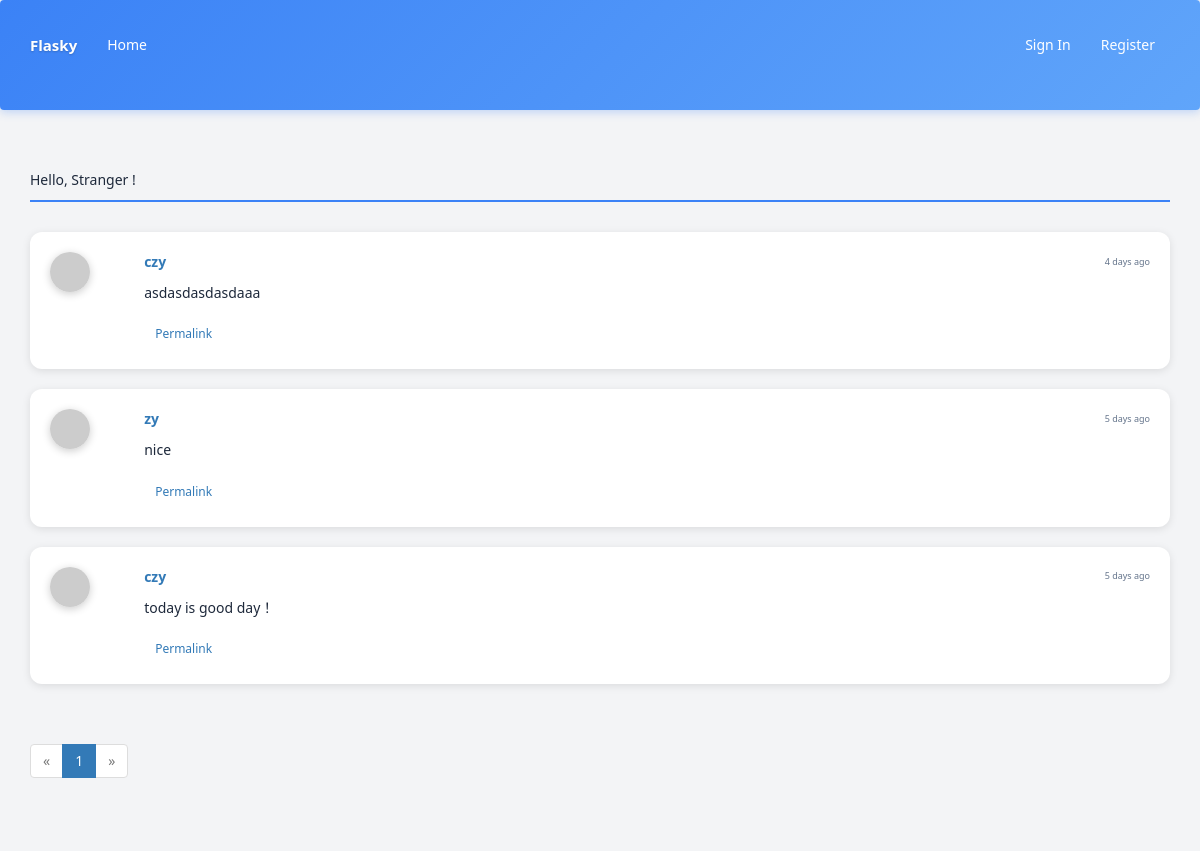
The page / on the database its author committed.
### app/models.py (models this page shows, shortened)
class Post(db.Model):
    __tablename__ = 'posts'
    id = db.Column(db.Integer, primary_key=True)
    body = db.Column(db.Text)
    timestamp = db.Column(db.DateTime, index=True, default=datetime.utcnow)
    author_id = db.Column(db.Integer, db.ForeignKey('users.id'))
    body_html = db.Column(db.Text)

class User(UserMixin, db.Model):
    __tablename__ = 'users'
    id = db.Column(db.Integer, primary_key = True)
    email = db.Column(db.String(64), unique=True, index=True)
    username = db.Column(db.String(64), unique=True, index=True)
    password_hash = db.Column(db.String(128))
    role_id = db.Column(db.Integer, db.ForeignKey('roles.id'))
    name = db.Column(db.String(64))
    location = db.Column(db.String(64))
    about_me = db.Column(db.Text())
    member_since = db.Column(db.DateTime(), default=datetime.utcnow)
    last_seen = db.Column(db.DateTime(), default=datetime.utcnow)
    avatar_hash = db.Column(db.String(32))
    posts = db.relationship('Post', backref='author', lazy='dynamic')
    followed = db.relationship('Follow', foreign_keys=[Follow.follower_id], backref=db.backref('follower', lazy='joined'), lazy='dynamic', cascade='all, delete-orphan')
    followers = db.relationship('Follow', foreign_keys=[Follow.followed_id], backref=db.backref('followed', lazy='joined'), lazy='dynamic', cascade='all, delete-orphan')
    def gravatar(self, size=100, default='identicon', rating='g'):
        if request.is_secure:
            url = 'https://secure.gravatar.com/avatar'
        else:
            url = 'http://www.gravatar.com/avatar'
        hash = self.avatar_hash or hashlib.md5(self.email.encode('utf-8')).hexdigest()
        return '{url}/{hash}?s={size}&d={default}&r={rating}'.format(url=url, hash=hash, size=size, default=default, rating=rating)
    @property
    def password(self):
        raise AttributeError('password is not a readable attribute')

### app/main/views.py (the view)
@main.route('/', methods=['GET', 'POST'])
def index():
    try:
        form = PostForm()
        if current_user.can(Permission.WRITE_ARTICLES) and form.validate_on_submit():
            post = Post(body=form.body.data, author=current_user._get_current_object())
            db.session.add(post)
            db.session.commit()
            return redirect(url_for('.index'))
        show_followed = False
        if current_user.is_authenticated:
            show_followed = bool(request.cookies.get('show_followed', ''))
        if show_followed:
            query = current_user.followed_posts
        else:
            query = Post.query
        page = request.args.get('page', 1, type=int)
        pagination = query.order_by(Post.timestamp.desc()).paginate(page=page, per_page=current_app.config['FLASKY_POSTS_PER_PAGE'], error_out=False)
        posts = pagination.items
        return render_template('index.html', form=form, posts=posts, show_followed=show_followed, pagination=pagination, current_time=datetime.utcnow())
    except Exception as e:
        import traceback
        print(f"Error in index route: {e}")
        traceback.print_exc()
        raise

### app/__init__.py (called while the page is built)
def create_app(config_name='default'):
    app = Flask(__name__)
    app.config.from_object(config[config_name])
    config[config_name].init_app(app)
    bootstrap.init_app(app)
    moment.init_app(app)
    db.init_app(app)
    login_manager.init_app(app)
    csrf.init_app(app)
    migrate.init_app(app, db)
    pagedown.init_app(app)
    from .main import main as main_blueprint
    app.register_blueprint(main_blueprint)
    from .models import Permission
    @app.context_processor
    def inject_permissions():
        return dict(Permission=Permission)
    from .auth import auth as auth_blueprint
    app.register_blueprint(auth_blueprint, url_prefix='/auth')
    from .models import AnonymousUser
    login_manager.anonymous_user = AnonymousUser
    return app

### app/auth/views.py (called while the page is built)
@auth.before_app_request
def before_request():
    if current_user.is_authenticated:
        current_user.ping()

### app/models.py (called while the page is built)
    def can(self, permissions):
        return False

    def is_administrator(self):
        return False

### app/templates/index.html (shortened to what this page needs)
{% extends "base.html" %}
{% import "bootstrap/wtf.html" as wtf %}
{% import "_macros.html" as macros %}
{% block page_content %}
<div class="page-header">
    Hello,
    {% if current_user.is_authenticated %}
        {{ current_user.username }}
    {% else %}
        Stranger
    {% endif %}!
</div>
{% include '_posts.html' %}
<div class="pagination">
    {{ macros.pagination_widget(pagination, '.index') }}
</div>
{% endblock %}

### app/templates/_posts.html (shortened to what this page needs)
<div class="posts">
    {% for post in posts %}
    <div class="post card">
        <div class="row">
            <div class="col-md-1">
                <div class="profile-thumbnail">
                    <a href="{{ url_for('.user', username=post.author.username) }}">
                        <img src="{{ post.author.gravatar(size=40) }}">
                    </a>
                </div>
            </div>
            <div class="col-md-11">
                <div class="post-header">
                    <div class="post-author">
                        <a href="{{ url_for('.user', username=post.author.username) }}">
                            {{ post.author.username }}
                        </a>
                    </div>
                    <div class="post-date">{{ moment(post.timestamp).fromNow() }}</div>
                </div>
                <div class="post-body">
                    {% if post.body_html %}
                        {{ post.body_html | safe }}
                    {% else %}
                        {{ post.body }}
                    {% endif %}
                </div>
                <div class="post-footer mt-2">
                    <a href="{{ url_for('.post', id=post.id) }}" class="btn btn-sm btn-outline-primary mr-2">
                        Permalink
                    </a>
                </div>
            </div>
        </div>
    </div>
    {% endfor %}
</div>

### app/templates/base.html (style rules this page uses)
:root { --primary-color: #3b82f6; --secondary-color: #ec4899; --accent-color: #f97316; --light-color: #f3f4f6; --dark-color: #1e293b; --card-bg: #ffffff; --border-color: #e2e8f0; }
body { font-family: 'Segoe UI', Tahoma, Geneva, Verdana, sans-serif; background-color: var(--light-color); color: var(--dark-color); }
.card { background-color: var(--card-bg); border-radius: 12px; box-shadow: 0 4px 12px rgba(0, 0, 0, 0.1); padding: 20px; margin-bottom: 20px; transition: all 0.3s ease; }
.page-header { color: var(--dark-color); margin-bottom: 30px; padding-bottom: 10px; border-bottom: 2px solid var(--primary-color); }
.post { background-color: var(--card-bg); border-radius: 12px; padding: 20px; margin-bottom: 20px; box-shadow: 0 2px 8px rgba(0, 0, 0, 0.1); transition: all 0.3s ease; }
.post-header { display: flex; justify-content: space-between; align-items: center; margin-bottom: 10px; }
.post-author { font-weight: bold; color: var(--primary-color); }
.post-date { color: #64748b; font-size: 0.9rem; }
.post-body { margin-top: 10px; line-height: 1.6; }
.post-footer { margin-top: 15px; }
.profile-thumbnail img { border-radius: 50%; box-shadow: 0 2px 8px rgba(0, 0, 0, 0.2); transition: all 0.3s ease; width: 40px; height: 40px; object-fit: cover; }
.profile-thumbnail { display: inline-block; }
.profile-thumbnail img { border-radius: 50%; box-shadow: 0 2px 8px rgba(0, 0, 0, 0.2); transition: all 0.3s ease; }

### rows shown on the page
Post: author.username "czy", timestamp "4 days ago", body_html "asdasdasdasdaaa"
Post: author.username "zy", timestamp "5 days ago", body "nice"
Post: author.username "czy", timestamp "5 days ago", body "today is good day！"

### other values the page prints
{{ p }} "1"
